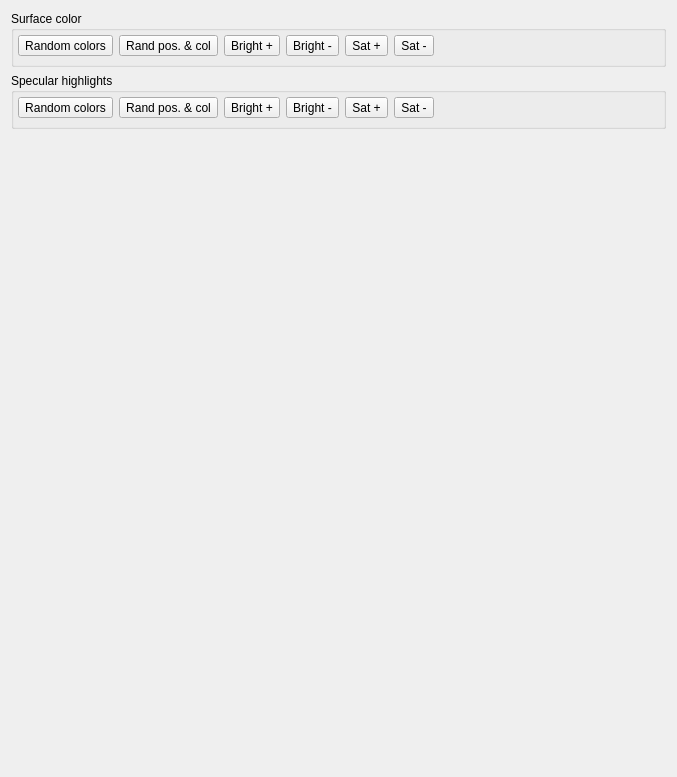
<?xml version="1.0" encoding="UTF-8"?>
<ui version="4.0">
 <class>cGradientsEditor</class>
 <widget class="QWidget" name="cGradientsEditor">
  <property name="geometry">
   <rect>
    <x>0</x>
    <y>0</y>
    <width>677</width>
    <height>777</height>
   </rect>
  </property>
  <property name="windowTitle">
   <string>Form</string>
  </property>
  <layout class="QGridLayout" name="gridLayout">
   <item row="2" column="0">
    <spacer name="verticalSpacer">
     <property name="orientation">
      <enum>Qt::Vertical</enum>
     </property>
     <property name="sizeHint" stdset="0">
      <size>
       <width>20</width>
       <height>40</height>
      </size>
     </property>
    </spacer>
   </item>
   <item row="0" column="0">
    <widget class="QGroupBox" name="groupBox_surfaceColor">
     <property name="title">
      <string>Surface color</string>
     </property>
     <layout class="QGridLayout" name="gridLayout_2">
      <property name="leftMargin">
       <number>2</number>
      </property>
      <property name="topMargin">
       <number>2</number>
      </property>
      <property name="rightMargin">
       <number>2</number>
      </property>
      <property name="bottomMargin">
       <number>2</number>
      </property>
      <item row="0" column="0">
       <layout class="QHBoxLayout" name="horizontalLayout_3">
        <property name="leftMargin">
         <number>2</number>
        </property>
        <property name="topMargin">
         <number>2</number>
        </property>
        <item>
         <widget class="QToolButton" name="toolButton_color_random_colors">
          <property name="sizePolicy">
           <sizepolicy hsizetype="Fixed" vsizetype="Preferred">
            <horstretch>0</horstretch>
            <verstretch>0</verstretch>
           </sizepolicy>
          </property>
          <property name="text">
           <string>Random colors</string>
          </property>
         </widget>
        </item>
        <item>
         <widget class="QToolButton" name="toolButton_color_random_col_and_pos">
          <property name="sizePolicy">
           <sizepolicy hsizetype="Fixed" vsizetype="Preferred">
            <horstretch>0</horstretch>
            <verstretch>0</verstretch>
           </sizepolicy>
          </property>
          <property name="text">
           <string>Rand pos. &amp;&amp; col</string>
          </property>
         </widget>
        </item>
        <item>
         <widget class="QToolButton" name="toolButton_color_bright_inc">
          <property name="sizePolicy">
           <sizepolicy hsizetype="Fixed" vsizetype="Preferred">
            <horstretch>0</horstretch>
            <verstretch>0</verstretch>
           </sizepolicy>
          </property>
          <property name="text">
           <string>Bright +</string>
          </property>
         </widget>
        </item>
        <item>
         <widget class="QToolButton" name="toolButton_color_bright_dec">
          <property name="sizePolicy">
           <sizepolicy hsizetype="Fixed" vsizetype="Preferred">
            <horstretch>0</horstretch>
            <verstretch>0</verstretch>
           </sizepolicy>
          </property>
          <property name="text">
           <string>Bright -</string>
          </property>
         </widget>
        </item>
        <item>
         <widget class="QToolButton" name="toolButton_color_saturation_inc">
          <property name="sizePolicy">
           <sizepolicy hsizetype="Fixed" vsizetype="Preferred">
            <horstretch>0</horstretch>
            <verstretch>0</verstretch>
           </sizepolicy>
          </property>
          <property name="text">
           <string>Sat +</string>
          </property>
         </widget>
        </item>
        <item>
         <widget class="QToolButton" name="toolButton_color_saturation_dec">
          <property name="sizePolicy">
           <sizepolicy hsizetype="Fixed" vsizetype="Preferred">
            <horstretch>0</horstretch>
            <verstretch>0</verstretch>
           </sizepolicy>
          </property>
          <property name="text">
           <string>Sat -</string>
          </property>
         </widget>
        </item>
        <item>
         <spacer name="horizontalSpacer">
          <property name="orientation">
           <enum>Qt::Horizontal</enum>
          </property>
          <property name="sizeHint" stdset="0">
           <size>
            <width>40</width>
            <height>20</height>
           </size>
          </property>
         </spacer>
        </item>
       </layout>
      </item>
      <item row="1" column="0">
       <widget class="cGradientEditWidget" name="colorpalette_surface_color_gradient" native="true"/>
      </item>
     </layout>
    </widget>
   </item>
   <item row="1" column="0">
    <widget class="QGroupBox" name="groupBox_surfaceColor_2">
     <property name="title">
      <string>Specular highlights</string>
     </property>
     <layout class="QGridLayout" name="gridLayout_3">
      <property name="leftMargin">
       <number>2</number>
      </property>
      <property name="topMargin">
       <number>2</number>
      </property>
      <property name="rightMargin">
       <number>2</number>
      </property>
      <property name="bottomMargin">
       <number>2</number>
      </property>
      <item row="0" column="0">
       <layout class="QHBoxLayout" name="horizontalLayout_4">
        <property name="leftMargin">
         <number>2</number>
        </property>
        <property name="topMargin">
         <number>2</number>
        </property>
        <item>
         <widget class="QToolButton" name="toolButton_color_random_colors_2">
          <property name="sizePolicy">
           <sizepolicy hsizetype="Fixed" vsizetype="Preferred">
            <horstretch>0</horstretch>
            <verstretch>0</verstretch>
           </sizepolicy>
          </property>
          <property name="text">
           <string>Random colors</string>
          </property>
         </widget>
        </item>
        <item>
         <widget class="QToolButton" name="toolButton_color_random_col_and_pos_2">
          <property name="sizePolicy">
           <sizepolicy hsizetype="Fixed" vsizetype="Preferred">
            <horstretch>0</horstretch>
            <verstretch>0</verstretch>
           </sizepolicy>
          </property>
          <property name="text">
           <string>Rand pos. &amp;&amp; col</string>
          </property>
         </widget>
        </item>
        <item>
         <widget class="QToolButton" name="toolButton_color_bright_inc_2">
          <property name="sizePolicy">
           <sizepolicy hsizetype="Fixed" vsizetype="Preferred">
            <horstretch>0</horstretch>
            <verstretch>0</verstretch>
           </sizepolicy>
          </property>
          <property name="text">
           <string>Bright +</string>
          </property>
         </widget>
        </item>
        <item>
         <widget class="QToolButton" name="toolButton_color_bright_dec_2">
          <property name="sizePolicy">
           <sizepolicy hsizetype="Fixed" vsizetype="Preferred">
            <horstretch>0</horstretch>
            <verstretch>0</verstretch>
           </sizepolicy>
          </property>
          <property name="text">
           <string>Bright -</string>
          </property>
         </widget>
        </item>
        <item>
         <widget class="QToolButton" name="toolButton_color_saturation_inc_2">
          <property name="sizePolicy">
           <sizepolicy hsizetype="Fixed" vsizetype="Preferred">
            <horstretch>0</horstretch>
            <verstretch>0</verstretch>
           </sizepolicy>
          </property>
          <property name="text">
           <string>Sat +</string>
          </property>
         </widget>
        </item>
        <item>
         <widget class="QToolButton" name="toolButton_color_saturation_dec_2">
          <property name="sizePolicy">
           <sizepolicy hsizetype="Fixed" vsizetype="Preferred">
            <horstretch>0</horstretch>
            <verstretch>0</verstretch>
           </sizepolicy>
          </property>
          <property name="text">
           <string>Sat -</string>
          </property>
         </widget>
        </item>
        <item>
         <spacer name="horizontalSpacer_2">
          <property name="orientation">
           <enum>Qt::Horizontal</enum>
          </property>
          <property name="sizeHint" stdset="0">
           <size>
            <width>40</width>
            <height>20</height>
           </size>
          </property>
         </spacer>
        </item>
       </layout>
      </item>
      <item row="1" column="0">
       <widget class="cGradientEditWidget" name="colorpalette_surface_color_gradient_2" native="true"/>
      </item>
     </layout>
    </widget>
   </item>
  </layout>
 </widget>
 <customwidgets>
  <customwidget>
   <class>cGradientEditWidget</class>
   <extends>QWidget</extends>
   <header>gradient_edit_widget.h</header>
   <container>1</container>
  </customwidget>
 </customwidgets>
 <resources/>
 <connections/>
</ui>
